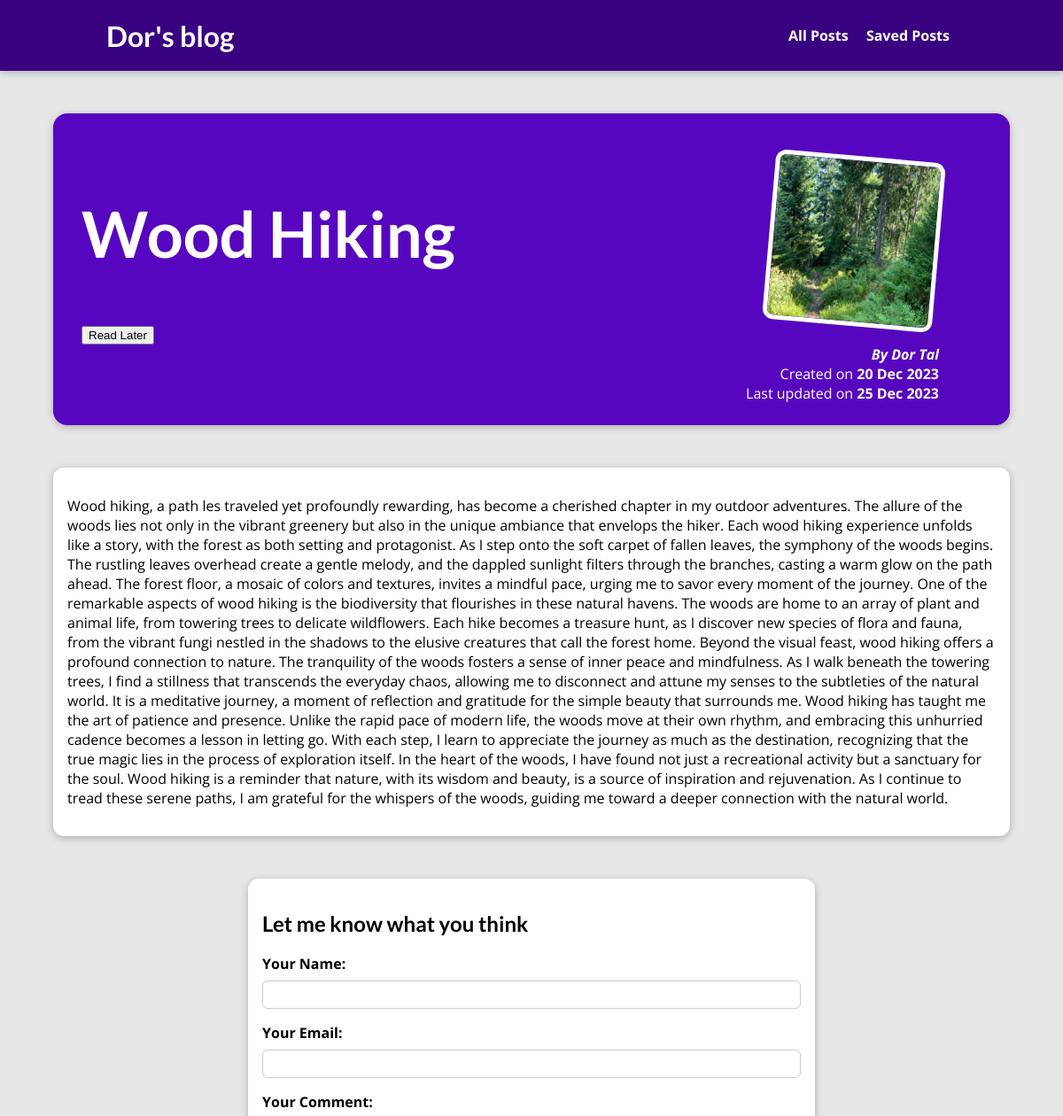
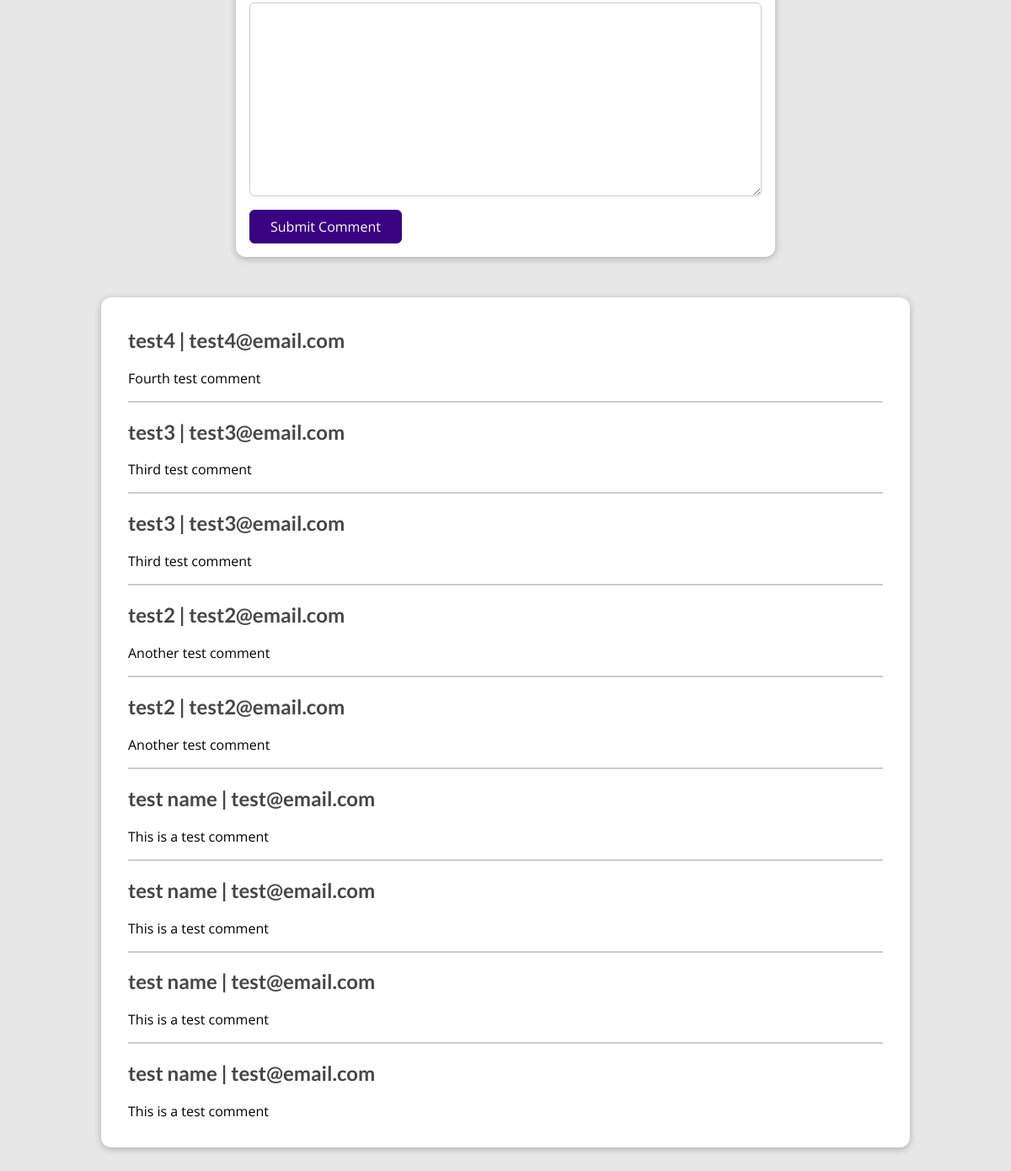
The app's page /all_posts/wood-hiking with its own data (2 pictures, top to bottom).
### blog/models.py (models this page shows, shortened)
class Post(models.Model):
    title = models.CharField(max_length=200)
    summary = models.CharField(max_length=500)
    image_name = models.CharField(max_length=500)
    created_date = models.DateField(editable=False)
    last_modified_date = models.DateField(editable=False)
    content = models.CharField(max_length=3000)
    slug = models.SlugField(db_index=True, null=False, blank=False)
    author = models.ForeignKey(Author, null=True, on_delete=models.CASCADE,
                               to_field="email", db_column="email")
    tags = models.ManyToManyField(Tag, related_name="tags")

class Author(models.Model):
    first_name = models.CharField(max_length=50)
    last_name = models.CharField(max_length=50)
    email = models.EmailField(primary_key=True)
    def full_name(self):
        return f'{self.first_name} {self.last_name}'
    def __str__(self) -> str:
        return self.full_name()

class Comment(models.Model):
    user_name = models.CharField(max_length=100)
    user_email = models.EmailField()
    content = models.TextField(max_length=750)
    post_id = models.ForeignKey(Post, on_delete=models.CASCADE, related_name="comments")
    created_date = models.DateTimeField(editable=False)

### blog/views.py (the view, shortened to what this page needs)
# urls.py: path('all_posts/<slug:slug>', views.SinglePostView.as_view(), name='single_post'),
class SinglePostView(View):
    def get(self, request, slug):
        cur_post = Post.objects.get(slug=slug)
        return render(request, 'blog/post-detail.html',
                      {'blog_data': cur_post,
                       'comment_form': CommentForm(),
                       'comments': cur_post.comments.all().order_by("-id"),
                       'is_saved': is_post_saved(request, cur_post)})

### blog/forms.py
class CommentForm(forms.ModelForm):
    class Meta:
        model = Comment
        fields = ['user_name', 'user_email', 'content']
        labels = {
            'user_name': 'Your Name',
            'user_email': 'Your Email',
            'content': 'Your Comment'
        }

### blog/views.py (called while the page is built)
def is_post_saved(request, post_obj: Post):
    stored_posts = request.session.get('stored_posts')
    if stored_posts is None:
        return False
    return post_obj.id in stored_posts

### blog/templates/blog/post-detail.html (shortened to what this page needs)
{% extends "base.html" %}
{% load static %}
{% block css_files %}
    <link rel="stylesheet" href="{% static "blog/post-detail.css" %}" />
{% endblock %}
{% block content %}
    <section id="summary">
        <h2>{{blog_data.title|title}}</h2>
        <article>
            <img src="{% static "blog/images/"|add:blog_data.image_name %}" alt={{blog_data.title}} />
            <address>By {{blog_data.author}}</address>
            <div>Created on <time>{{blog_data.created_date|date:"d M Y"}}</time></div>
            <div>Last updated on <time>{{blog_data.last_modified_date|date:"d M Y"}}</time></div>
        </article>
        <div id="read-later">
            <form action="{% url "save_post" %}" method="POST">
                <button>
                    {% if is_saved %}
                        Unsave post
                    {% else %}
                        Read Later
                    {% endif %}
            </form>
        </div>
    </section>
    <main>
        <p>{{ blog_data.content|linebreaks }}</p>
    </main>
    <section id="comment-form">
        <h2>Let me know what you think</h2>
        <form action={% url "single_post" blog_data.slug %} method="POST">
            {% for form_field in comment_form %}
                <div class="form-control">
                    {{ form_field.label_tag }}
                    {{ form_field }}
                </div>
        {% endfor %}
        <button>Submit Comment</button>
        </form>
    </section>
    <section id="comments">
        <ul>
            {% for comment in comments %}
                <li>
                    <h2>{{ comment.user_name }} | {{ comment.user_email }} </h2>
                    <p>{{ comment.content }}<p>
                </li>
            {% endfor %}
        </ul>
    </section>
{% endblock %}

### static/base.css (style rules this page uses)
* { box-sizing: border-box; }
html { font-family: 'Open Sans', 'Lato', sans-serif; }
body { margin: 0; }
h1, h2, h3 { font-family: 'Lato', sans-serif; font-weight: bold; }

### blog/static/blog/post-detail.css (style rules this page uses)
body { background-color: #e7e7e7; }
#summary { margin: 8rem auto 3rem auto; padding: 2rem; width: 90%; max-width: 90rem; border-radius: 16px; background-color: #5706c0; position: relative; box-shadow: 0 2px 8px rgba(0, 0, 0, 0.25); height: 22rem; }
#summary h2 { color: white; font-size: 4.5rem; }
#summary article { position: absolute; top: 2rem; right: 3rem; padding: 1rem 2rem; border-radius: 12px; text-align: right; color: white; }
#summary article img { width: 12rem; height: 12rem; border-radius: 12px; transform: rotateZ(5deg); border: 5px solid white; margin-bottom: 1rem; }
#summary address { font-weight: bold; }
#summary time { font-weight: bold; }
main { width: 90%; max-width: 90rem; margin: 3rem auto; background-color: white; padding: 1rem; border-radius: 12px; box-shadow: 0 2px 8px rgba(0, 0, 0, 0.25); }
#comment-form { margin: 3rem auto; width: 90%; max-width: 40rem; border-radius: 12px; background-color: white; box-shadow: 0 2px 8px rgba(0, 0, 0, 0.25); padding: 1rem; }
#comment-form button { font: inherit; background-color: #390281; color: white; border: 1px solid #390281; padding: 0.5rem 1.5rem; border-radius: 6px; cursor: pointer; }
.form-control { margin-bottom: 1rem; }
.form-control label { font-weight: bold; margin-bottom: 0.5rem; display: block; }
.form-control input, .form-control textarea { display: block; width: 100%; font: inherit; padding: 0.25rem; border-radius: 6px; border: 1px solid #ccc; }
#comments { margin: 3rem auto; width: 90%; max-width: 60rem; border-radius: 12px; background-color: white; box-shadow: 0 2px 8px rgba(0, 0, 0, 0.25); padding: 1rem 2rem; }
#comments ul { list-style: none; margin: 0; padding: 0; }
#comments li { margin-bottom: 1rem; border-bottom: 2px solid #ccc; }
#comments li:last-of-type { border-bottom: none; }
#comments h2 { color: #464646; }

### records on screen
Post: title "Wood Hiking", image_name (picture), author "Dor Tal", created_date "20 Dec 2023", last_modified_date "25 Dec 2023", content "Wood hiking, a path les traveled yet profoundly rewarding, has become a cherished chapter in my outdoor adventures. The allure of the woods lies not only in the vibrant greenery but also in the unique ambiance that envelops the hiker. Each wood hiking experience unfolds like a story, with the forest as both setting and protagonist. As I step onto the soft carpet of fallen leaves, the symphony of the woods begins. The rustling leaves overhead create a gentle melody, and the dappled sunlight filters through the branches, casting a warm glow on the path ahead. The forest floor, a mosaic of colors and textures, invites a mindful pace, urging me to savor every moment of the journey. One of the…"
Comment: user_name "test4", user_email "test4@email.com", content "Fourth test comment"
Comment: user_name "test3", user_email "test3@email.com", content "Third test comment"
Comment: user_name "test3", user_email "test3@email.com", content "Third test comment"
Comment: user_name "test2", user_email "test2@email.com", content "Another test comment"
Comment: user_name "test2", user_email "test2@email.com", content "Another test comment"
Comment: user_name "test name", user_email "test@email.com", content "This is a test comment"
Comment: user_name "test name", user_email "test@email.com", content "This is a test comment"
Comment: user_name "test name", user_email "test@email.com", content "This is a test comment"
Comment: user_name "test name", user_email "test@email.com", content "This is a test comment"
